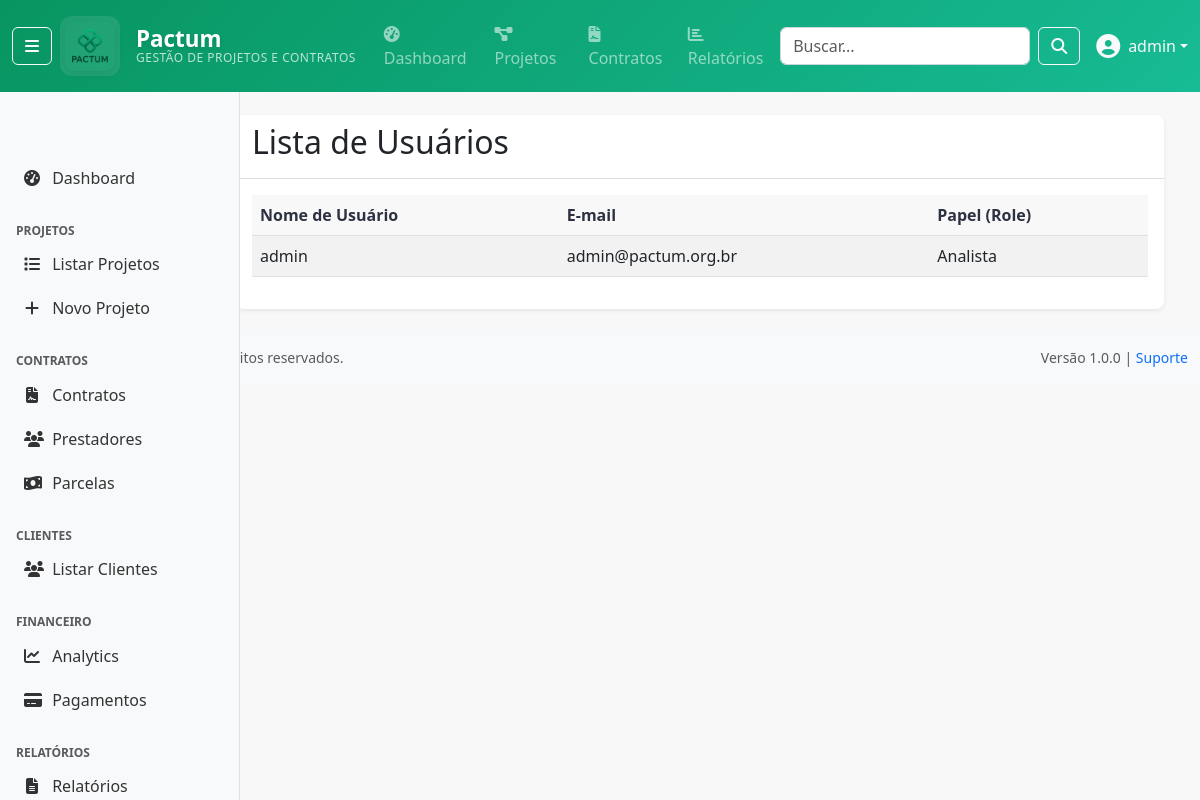
Screenshot of /accounts/users/ (signed in) with the database file from the repository.
### apps/accounts/models/user.py (models this page shows, shortened)
class User(AbstractUser):
    ROLE_CHOICES = [
        ('admin', 'Administrador'),
        ('ti', 'TI'),
        ('fiscal', 'Fiscal'),
        ('financeiro', 'Financeiro'),
        ('analista', 'Analista'),
        ('cliente', 'Cliente'),
    ]
    DEPARTMENT_CHOICES = [
        ('administrativo', 'Administrativo'),
        ('financeiro', 'Financeiro'),
        ('ti', 'Tecnologia da Informação'),
        ('fiscal', 'Fiscal'),
        ('operacional', 'Operacional'),
        ('diretoria', 'Diretoria'),
    ]
    cpf = models.CharField(
        'CPF', max_length=14, unique=True, null=True, blank=True,
        validators=[RegexValidator(
            regex=r'^\d{3}\.\d{3}\.\d{3}-\d{2}$|^\d{11}$',
            message='CPF deve estar no formato XXX.XXX.XXX-XX ou apenas números'
        )]
    )
    telefone = models.CharField('Telefone', max_length=20, blank=True)
    role = models.CharField('Função', max_length=20, choices=ROLE_CHOICES, default='analista')
    department = models.CharField('Departamento', max_length=30, choices=DEPARTMENT_CHOICES, blank=True)
    is_cliente_externo = models.BooleanField('Cliente Externo', default=False, help_text='Indica se é um cliente externo da FUNETEC')
    last_activity = models.DateTimeField('Última Atividade', null=True, blank=True)
    class Meta:
        verbose_name = 'Usuário'
        verbose_name_plural = 'Usuários'
        ordering = ['-date_joined']
        permissions = [
            ('can_manage_users', 'Pode gerenciar usuários'),
            ('can_view_financial_data', 'Pode ver dados financeiros'),
            ('can_manage_contracts', 'Pode gerenciar contratos'),
            ('can_manage_projects', 'Pode gerenciar projetos'),
            ('can_generate_reports', 'Pode gerar relatórios'),
        ]
    def __str__(self):
        return self.get_full_name() or self.username
    def is_admin(self):
        return self.role == 'admin' or self.is_superuser
    def is_cliente(self):
        return self.role == 'cliente' or self.is_cliente_externo
    def can_manage_projects(self):
        return self.is_admin() or self.has_perm('accounts.can_manage_projects')
    def can_view_financial_data(self):
        return self.role in ['admin', 'financeiro', 'fiscal'] or self.has_perm('accounts.can_view_financial_data')
    def can_manage_contracts(self):
        return self.role in ['admin', 'financeiro'] or self.has_perm('accounts.can_manage_contracts')
    def can_generate_reports(self):
        return not self.is_cliente() or self.has_perm('accounts.can_generate_reports')
    def can_manage_users(self):
        """Verificar se pode gerenciar usuários"""
        return self.is_admin() or self.has_perm('accounts.can_manage_users')

### apps/accounts/views/auth_views.py (the view, shortened to what this page needs)
# urls.py: path('users/', custom_auth_views.UserListView.as_view(), name='user_list'),
class UserListView(LoginRequiredMixin, PermissionRequiredMixin, ListView):
    model = User
    template_name = 'accounts/user_list.html'
    context_object_name = 'users'
    paginate_by = 10
    permission_required = 'accounts.can_manage_users'
    def get_queryset(self):
        queryset = User.objects.select_related('profile').order_by('-date_joined')
        search = self.request.GET.get('search')
        role = self.request.GET.get('role')
        department = self.request.GET.get('department')
        status = self.request.GET.get('status')
        if role:
            queryset = queryset.filter(role=role)
        if department:
            queryset = queryset.filter(department=department)
        if status == 'active':
            queryset = queryset.filter(is_active=True)
        elif status == 'inactive':
            queryset = queryset.filter(is_active=False)
        return queryset
    def get_context_data(self, **kwargs):
        context = super().get_context_data(**kwargs)
        context['role_choices'] = User.ROLE_CHOICES
        context['department_choices'] = User.DEPARTMENT_CHOICES
        context['current_filters'] = {
            'search': self.request.GET.get('search', ''),
            'role': self.request.GET.get('role', ''),
            'department': self.request.GET.get('department', ''),
            'status': self.request.GET.get('status', ''),
        }
        context['stats'] = {
            'total_users': User.objects.count(),
            'active_users': User.objects.filter(is_active=True).count(),
            'admin_users': User.objects.filter(role='admin').count(),
            'client_users': User.objects.filter(is_cliente_externo=True).count(),
        }
        return context

### templates/accounts/user_list.html
{% extends 'base/base.html' %}
{% block content %}
<div class="container mt-4">
    <div class="card">
        <div class="card-header">
            <h2>Lista de Usuários</h2>
        </div>
        <div class="card-body">
            <table class="table table-striped">
                <thead>
                    <tr>
                        <th>Nome de Usuário</th>
                        <th>E-mail</th>
                        <th>Papel (Role)</th>
                    </tr>
                </thead>
                <tbody>
                    {% for u in users %}
                    <tr>
                        <td>{{ u.username }}</td>
                        <td>{{ u.email }}</td>
                        <td>{{ u.get_role_display }}</td>
                    </tr>
                    {% endfor %}
                </tbody>
            </table>
        </div>
    </div>
</div>
{% endblock %}

### templates/base/navbar.html (shortened to what this page needs)
{% load static %}
<nav class="navbar navbar-expand-md navbar-dark fixed-top" style="background: linear-gradient(135deg, #089561 0%, #17BB94 100%);">
    <div class="container-fluid">
        {% if user.is_authenticated %}
            <button class="btn btn-outline-light me-2" type="button" id="sidebarToggle" title="Recolher/Expandir Menu"
                    aria-label="Toggle sidebar" aria-pressed="false">
                <i class="fas fa-bars"></i>
            </button>
        {% endif %}
        <a class="navbar-brand d-flex align-items-center logo-brand-enhanced" href="{% url 'dashboard:index' %}">
            <div class="logo-container me-3">
                <img src="{% static 'img/logo_pactum.png' %}" alt="Pactum - Gestão de Projetos e Contratos" height="50" class="logo-img">
            </div>
            <div class="brand-text-container">
                <div class="brand-title">Pactum</div>
                <div class="brand-subtitle d-none d-lg-block">Gestão de Projetos e Contratos</div>
            </div>
        </a>
        <div class="collapse navbar-collapse" id="navbarNav">
            {% if user.is_authenticated %}
                <ul class="navbar-nav me-auto">
                    <li class="nav-item">
                        <a class="nav-link" href="{% url 'dashboard:index' %}">
                            <i class="fas fa-tachometer-alt me-1"></i>Dashboard
                        </a>
                    </li>
                    {% if user.can_manage_projects %}
                        <li class="nav-item">
                            <a class="nav-link" href="{% url 'projetos:projeto_list' %}">
                                <i class="fas fa-project-diagram me-1"></i>Projetos
                            </a>
                        </li>
                    {% endif %}
                    {% if user.can_manage_contracts %}
                        <li class="nav-item">
                            <a class="nav-link" href="{% url 'contratos:contrato_list' %}">
                                <i class="fas fa-file-contract me-1"></i>Contratos
                            </a>
                        </li>
                    {% endif %}
                    {% if user.can_view_financial_data %}
                        <li class="nav-item">
                            <a class="nav-link" href="{% url 'relatorios:relatorio_list' %}">
                                <i class="fas fa-chart-bar me-1"></i>Relatórios
                            </a>
                        </li>
                    {% endif %}
                </ul>
                <form class="d-flex me-3" method="get" action="{% url 'dashboard:index' %}">
                    <input class="form-control me-2" type="search" placeholder="Buscar..." name="q"
                           value="{{ request.GET.q }}" style="width: 250px;">
                    <button class="btn btn-outline-light" type="submit">
                        <i class="fas fa-search"></i>
                    </button>
                </form>
                <div class="dropdown">
                    <a class="nav-link dropdown-toggle text-light d-flex align-items-center" href="#"
                       id="userDropdown" role="button" data-bs-toggle="dropdown">
                        {% if user.avatar %}
                            <img src="{{ user.avatar.url }}" class="rounded-circle me-2" width="32" height="32">
                        {% else %}
                            <i class="fas fa-user-circle me-2 fs-4"></i>
                        {% endif %}
                        {{ user.get_full_name|default:user.username }}
                    </a>
                </div>
            {% endif %}
        </div>
    </div>
</nav>

### static/css/base.css (style rules this page uses)
* { box-sizing: border-box; }
:root { --primary-color: #089561; --secondary-color: #17BB94; --success-color: #089561; --warning-color: #ffc107; --danger-color: #dc3545; --info-color: #17BB94; --dark-color: #2D3142; --light-color: #F8F8F8; --white-color: #FFFFFF; --navbar-height: 70px; --sidebar-width: 240px; --sidebar-collapsed-width: 60px; }
body { font-family: 'Segoe UI', Tahoma, Geneva, Verdana, sans-serif; background-color: var(--light-color); color: var(--dark-color); }
.navbar { min-height: 70px; }
.navbar-brand { font-weight: 700; font-size: 1.25rem; transition: all 0.3s ease; text-decoration: none; }
.logo-brand-enhanced { padding: 0.5rem 0; }
.logo-container { position: relative; display: flex; align-items: center; justify-content: center; padding: 5px; border-radius: 12px; background: rgba(255, 255, 255, 0.1); transition: all 0.3s ease; backdrop-filter: blur(10px); }
.logo-img { border-radius: 10px; transition: all 0.3s ease; filter: brightness(1.1) contrast(1.1); box-shadow: 0 2px 8px rgba(0, 0, 0, 0.1); }
.brand-text-container { display: flex; flex-direction: column; align-items: flex-start; }
.brand-title { font-size: 1.4rem; font-weight: 700; line-height: 1; color: #FFFFFF; text-shadow: 0 2px 4px rgba(0, 0, 0, 0.1); }
.brand-subtitle { font-size: 0.75rem; font-weight: 400; color: rgba(255, 255, 255, 0.9); opacity: 0.8; text-transform: uppercase; letter-spacing: 0.5px; line-height: 1; margin-top: 2px; }
.navbar-nav .nav-link { font-weight: 500; padding: 0.5rem 1rem; border-radius: 0.25rem; margin: 0 0.25rem; transition: all 0.15s ease-in-out; }
.card { border: none; box-shadow: 0 0.125rem 0.25rem rgba(0, 0, 0, 0.075); border-radius: 0.5rem; transition: box-shadow 0.15s ease-in-out; }
.card-header { background-color: transparent; border-bottom: 1px solid rgba(0, 0, 0, 0.125); font-weight: 600; }
.btn { font-weight: 500; border-radius: 0.375rem; transition: all 0.15s ease-in-out; }
.form-control { border-radius: 0.375rem; border: 1px solid #ced4da; transition: all 0.15s ease-in-out; }
.table { background-color: white; }
.table th { border-top: none; font-weight: 600; background-color: var(--light-color); color: var(--dark-color); }

### rows the page displays
User: get_full_name "admin", username "admin", email "admin@pactum.org.br", role "Analista"
